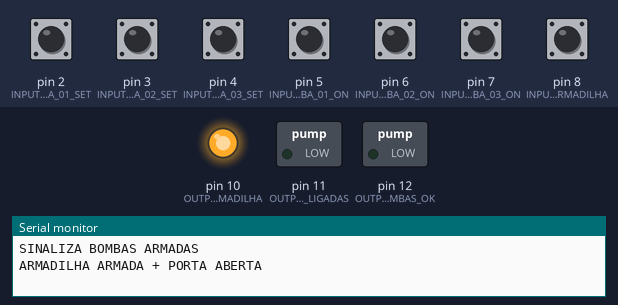
The sketch below on a simulated Arduino Uno, built with avr-gcc and run on an emulated ATmega328P. Shown: switched loads named in the sketch (green lamp = pin HIGH), output pins drawn as LEDs (lit = HIGH), the last lines printed to the serial monitor. The test bench sets the inputs (shaded band); at power-on: pin 5 (INPUT_BOMBA_01_ON), pin 6 (INPUT_BOMBA_02_ON), pin 7 (INPUT_BOMBA_03_ON), pin 8 (INPUT_PORTA_ARMADILHA) HIGH, pin 2 (INPUT_BOMBA_01_SET), pin 3 (INPUT_BOMBA_02_SET), pin 4 (INPUT_BOMBA_03_SET) LOW.

Above: at 1.2 s.
1.3 s: pin 5 (INPUT_BOMBA_01_ON) pulled LOW for 0.2 s
4.5 s: pin 8 (INPUT_PORTA_ARMADILHA) pulled LOW for 0.2 s
At 4.74 s:
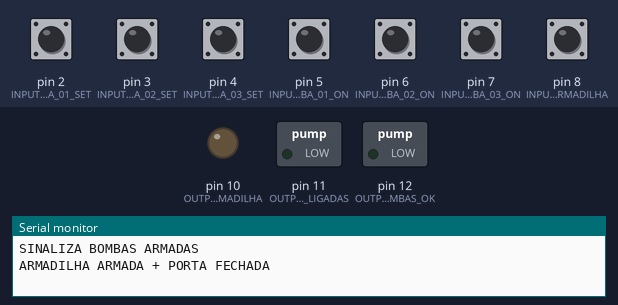
6.3 s: pin 2 (INPUT_BOMBA_01_SET) pulled HIGH for 0.2 s
9.7 s: pin 4 (INPUT_BOMBA_03_SET) pulled HIGH for 0.2 s
Timing chart, 0 to 12.7 s (numbered marks = the images above; inputs shaded):
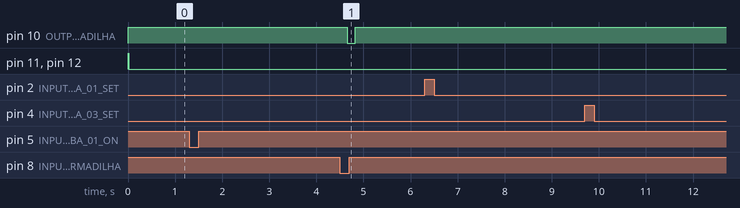

The sketch:

bhe-st-controle-bombas.ino
```cpp
// (C) 2021 FAZ MAKERSPACE
// CAIXA DE CONTROLE BH ESCAPE
// SALA STRANGER THINGS
//

/****************************************************************************

FUNCIONAMENTO

1) Conexão com a CAIXA DE CONTROLE

Cabo manga 4 vias.

- Vermelho: PORTA FECHADA (era VCC)
- Marrom: GND
- Amarelo: (era RESET, não implementado)
- Laranja: OK (bombas armadas)

2) Conexão BOMBA_01 a BOMBA_03

- Vermelho: VCC
- Marrom: GND
- Amarelo: BOMBA PRESENTE
- Laranja: BOMBA ARMADA

3) Sensor da porta da armadilha

- Sensor Reed
- GND

****************************************************************************/


#define DEBUG_OPTO (false)

// pins

#define INPUT_BOMBA_01_ON (5)
#define INPUT_BOMBA_02_ON (6)
#define INPUT_BOMBA_03_ON (7)

#define INPUT_BOMBA_01_SET (2)
#define INPUT_BOMBA_02_SET (3)
#define INPUT_BOMBA_03_SET (4)

#define INPUT_PORTA_ARMADILHA (8)

#define OUTPUT_PORTA_ARMADILHA (10)
#define OUTPUT_BOMBAS_LIGADAS (11)
#define OUTPUT_BOMBAS_OK (12)

// OUTPUT_PORTA_ARMADILHA --> vermelho (D10)
// GROUND --> marrom
// OUTPUT_BOMBAS_LIGADAS --> laranja (D11)
// OUTPUT_BOMBAS_OK --> amarelo (D12)


void reset_game() {

  // configura pinos
  pinMode(INPUT_BOMBA_01_ON, INPUT_PULLUP);
  pinMode(INPUT_BOMBA_02_ON, INPUT_PULLUP);
  pinMode(INPUT_BOMBA_03_ON, INPUT_PULLUP);
  pinMode(INPUT_BOMBA_01_SET, INPUT);
  pinMode(INPUT_BOMBA_02_SET, INPUT);
  pinMode(INPUT_BOMBA_03_SET, INPUT);
  pinMode(INPUT_PORTA_ARMADILHA, INPUT_PULLUP);
  pinMode(OUTPUT_BOMBAS_LIGADAS, OUTPUT);
  pinMode(OUTPUT_BOMBAS_OK, OUTPUT);
  pinMode(OUTPUT_PORTA_ARMADILHA, OUTPUT);

  // limpa sinais enviados para a caixa central
  digitalWrite(OUTPUT_BOMBAS_LIGADAS, HIGH);
  digitalWrite(OUTPUT_BOMBAS_OK, HIGH);
  digitalWrite(OUTPUT_PORTA_ARMADILHA, HIGH);
}

void setup() {
  Serial.begin(115200);
  Serial.println("START - CONTROLE DA ARMADILHA");
  reset_game();
}

boolean readBomba(int bomba) {
  // referência: https://www.pololu.com/product/2455

  // Set the I/O line to an output and drive it high.
  pinMode(bomba, OUTPUT);
  digitalWrite(bomba, HIGH);

  // Allow at least 10 us for the sensor output to rise.
  delayMicroseconds(20);

  // Make the I/O line an input (high impedance).
  pinMode(bomba, INPUT);

  // Measure the time for the voltage to decay by waiting for the I/O line to go low.
  if (DEBUG_OPTO) {
    Serial.print("Bomba ");
    Serial.print(bomba);
    Serial.print(": ");
  }
  for (int i = 0; i < 20; i++) {
    boolean b = digitalRead(bomba);
    if (DEBUG_OPTO) {
      //Serial.print(b);
    }
    delay(5);
    if (b == 0) {
      if (DEBUG_OPTO) {
        Serial.println(i);
      }
      return (i < 10);
    }
  }
  if (DEBUG_OPTO) {
    Serial.println("");
  }
  return false;
}

boolean bomba_01_on = false;
boolean bomba_02_on = false;
boolean bomba_03_on = false;
boolean bomba_01_set = false;
boolean bomba_02_set = false;
boolean bomba_03_set = false;

boolean old_bomba_01_on = false;
boolean old_bomba_02_on = false;
boolean old_bomba_03_on = false;
boolean old_bomba_01_set = false;
boolean old_bomba_02_set = false;
boolean old_bomba_03_set = false;

boolean porta_armadilha = false;
boolean old_porta_armadilha = false;

boolean bombas_ligadas = false;
boolean old_bombas_ligadas = false;

boolean bombas_armadas = false;
boolean old_bombas_armadas = false;

boolean status_changed = false;

void loop() {

  // salva status antigo das bombas
  old_bomba_01_on = bomba_01_on;
  old_bomba_02_on = bomba_02_on;
  old_bomba_03_on = bomba_03_on;

  old_bomba_01_set = bomba_01_set;
  old_bomba_02_set = bomba_02_set;
  old_bomba_03_set = bomba_03_set;

  old_porta_armadilha = porta_armadilha;

  // carrega status atual das bombas
  bomba_01_on = !digitalRead(INPUT_BOMBA_01_ON);
  bomba_02_on = !digitalRead(INPUT_BOMBA_02_ON);
  bomba_03_on = !digitalRead(INPUT_BOMBA_03_ON);

  bomba_01_set = readBomba(INPUT_BOMBA_01_SET);
  bomba_02_set = readBomba(INPUT_BOMBA_02_SET);
  bomba_03_set = readBomba(INPUT_BOMBA_03_SET);

  porta_armadilha = !digitalRead(INPUT_PORTA_ARMADILHA);

  status_changed = (
    (old_bomba_01_on != bomba_01_on) ||
    (old_bomba_02_on != bomba_02_on) ||
    (old_bomba_03_on != bomba_03_on) ||
    (old_bomba_01_set != bomba_01_set) ||
    (old_bomba_02_set != bomba_02_set) ||
    (old_bomba_03_set != bomba_03_set) ||
    (old_porta_armadilha != porta_armadilha)
    );

  if (status_changed) {
    Serial.print("BOMBA 01:"); Serial.print(bomba_01_on ? "ON " : "OFF"); Serial.print(","); Serial.print(bomba_01_set ? "ARMADA   " : "DESARMADA"); Serial.print("  ");
    Serial.print("BOMBA 02:"); Serial.print(bomba_02_on ? "ON " : "OFF"); Serial.print(","); Serial.print(bomba_02_set ? "ARMADA   " : "DESARMADA"); Serial.print("  ");
    Serial.print("BOMBA 03:"); Serial.print(bomba_03_on ? "ON " : "OFF"); Serial.print(","); Serial.print(bomba_03_set ? "ARMADA   " : "DESARMADA"); Serial.print("  ");
    Serial.print(porta_armadilha ? "PORTA FECHADA" : "PORTA ABERTA");
    Serial.println();

    old_bombas_ligadas = bombas_ligadas;
    old_bombas_armadas = bombas_armadas;
    // codigo que testa as três
    /*
    bombas_ligadas = bomba_01_on && bomba_02_on && bomba_03_on;
    bombas_armadas = bomba_01_set && bomba_02_set && bomba_03_set;
    */

    // codigo que passa com duas quaisquer
    bombas_ligadas = (((bomba_01_on ? 1 : 0) + (bomba_02_on ? 1 : 0) + (bomba_03_on ? 1 : 0)) >= 2);
    bombas_armadas = (((bomba_01_set ? 1 : 0) + (bomba_02_set ? 1 : 0) + (bomba_03_set ? 1 : 0)) >= 2);

    if (bombas_ligadas) {
      // usa dos dois sinais pra indicar bombas armadas
      // o sinal de bombas ligadas é um reed, pouco confiável
      // e acho que a porta de bombas_ok pode ter queimado
      // digitalWrite(OUTPUT_BOMBAS_LIGADAS, LOW);
    }
    if (bombas_armadas) {
      digitalWrite(OUTPUT_BOMBAS_LIGADAS, LOW);
      digitalWrite(OUTPUT_BOMBAS_OK, LOW);
      Serial.println("SINALIZA BOMBAS ARMADAS");
    }
    else {
      digitalWrite(OUTPUT_BOMBAS_LIGADAS, HIGH);
      digitalWrite(OUTPUT_BOMBAS_OK, HIGH);
      Serial.println("SINALIZA BOMBAS NÃO ARMADAS");
    }
    digitalWrite(OUTPUT_PORTA_ARMADILHA, !porta_armadilha);

    if ((old_bombas_armadas != bombas_armadas) || (old_porta_armadilha != porta_armadilha)) {
       if (bombas_armadas) {
         if (porta_armadilha) {
           Serial.println("ARMADILHA ARMADA + PORTA FECHADA");
         }
         else {
           Serial.println("ARMADILHA ARMADA + PORTA ABERTA");
         }
       }
       else {
         Serial.println("ARMADILHA DESARMADA");
       }
    }

  }
  delay(150);

}
```

Measured:
- after the input at 4.5 s, pin 10 (OUTPUT_PORTA_ARMADILHA): HIGH → LOW after 0.16 s, → HIGH 0.17 s later
